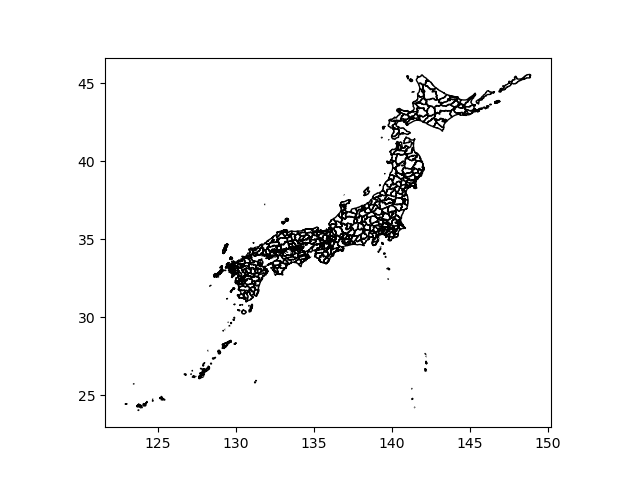

Source code (Python):
"""
Shapeファイルを読み込むプログラム
T.Imaizumi
"""
import geopandas as gpd
import matplotlib.pyplot as plt
import os

def main():
    # シェープファイルの読込
    df = gpd.read_file('shape/matome_20200526/matome_20200526.shp')

    # データタイプを取得
    print(type(df))

    # 最初の5行を取得
    print(df.head())

    # カラム指定してデータ取得
    print(df['geometry'].head)

    # 列名を取得
    print(df.columns)

    # 列の型を取得
    print(df.dtypes)

    # 座標参照系を取得
    print(df.crs)

    # 描画
    df.plot(color='white', edgecolor='black')

    # ファイル出力（拡張子はPDFでも可）
    plt.savefig('shape_reader.png')

if __name__ == '__main__':
    os.chdir(os.path.dirname(os.path.abspath(__file__)))
    main()
